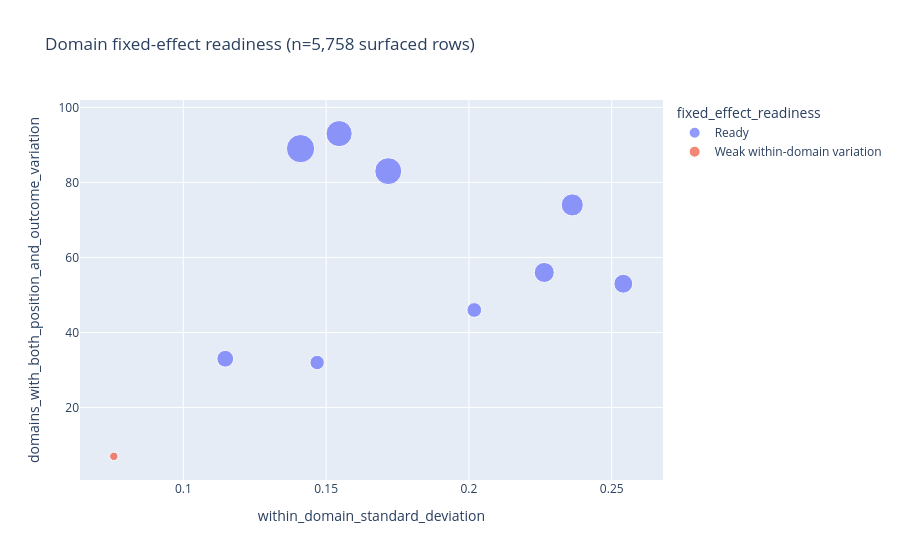

Here is the notebook cell this chart was saved with:
### Markdown cell above
## 5. Domain fixed-effect readiness

Readiness requires position variation and citation-outcome variation within the same domains. The thresholds are documented in the table and are planning rules, not statistical significance tests.

### Code cell
within = pd.read_csv(OUT / 'tables/position_feature_within_domain_diagnostics.csv')
fig = px.scatter(
    within, x='within_domain_standard_deviation',
    y='domains_with_both_position_and_outcome_variation',
    size='informative_observations', color='fixed_effect_readiness',
    hover_name='feature', title=f'Domain fixed-effect readiness (n={len(rows):,} surfaced rows)',
)
fig.show()
display(within)

### Figure 1 — Plotly figure (JSON) as saved in the notebook; plotly's stock layout.template omitted (floating-point values rounded to 4 significant figures)
{"data": [{"hovertemplate": "<b>%{hovertext}</b><br><br>fixed_effect_readiness=Ready<br>within_domain_standard_deviation=%{x}<br>domains_with_both_position_and_outcome_variation=%{y}<br>informative_observations=%{marker.size}<extra></extra>", "hovertext": ["table", "list", "faq", "definition", "comparison", "steps", "numeric_evidence", "external_citation", "question_heading"], "legendgroup": "Ready", "marker": {"color": "#636efa", "size": [829, 2130, 609, 2005, 1183, 639, 2345, 1434, 1042], "sizemode": "area", "sizeref": 5.862, "symbol": "circle"}, "mode": "markers", "name": "Ready", "orientation": "v", "showlegend": true, "type": "scatter", "x": [0.1147, 0.1718, 0.1469, 0.1545, 0.2264, 0.2019, 0.141, 0.2362, 0.2541], "xaxis": "x", "y": [33, 83, 32, 93, 56, 46, 89, 74, 53], "yaxis": "y"}, {"hovertemplate": "<b>%{hovertext}</b><br><br>fixed_effect_readiness=Weak within-domain variation<br>within_domain_standard_deviation=%{x}<br>domains_with_both_position_and_outcome_variation=%{y}<br>informative_observations=%{marker.size}<extra></extra>", "hovertext": ["direct_answer"], "legendgroup": "Weak within-domain variation", "marker": {"color": "#EF553B", "size": [205], "sizemode": "area", "sizeref": 5.862, "symbol": "circle"}, "mode": "markers", "name": "Weak within-domain variation", "orientation": "v", "showlegend": true, "type": "scatter", "x": [0.07566], "xaxis": "x", "y": [7], "yaxis": "y"}], "layout": {"legend": {"itemsizing": "constant", "title": {"text": "fixed_effect_readiness"}, "tracegroupgap": 0}, "title": {"text": "Domain fixed-effect readiness (n=5,758 surfaced rows)"}, "xaxis": {"anchor": "y", "domain": [0.0, 1.0], "title": {"text": "within_domain_standard_deviation"}}, "yaxis": {"anchor": "x", "domain": [0.0, 1.0], "title": {"text": "domains_with_both_position_and_outcome_variation"}}}}
